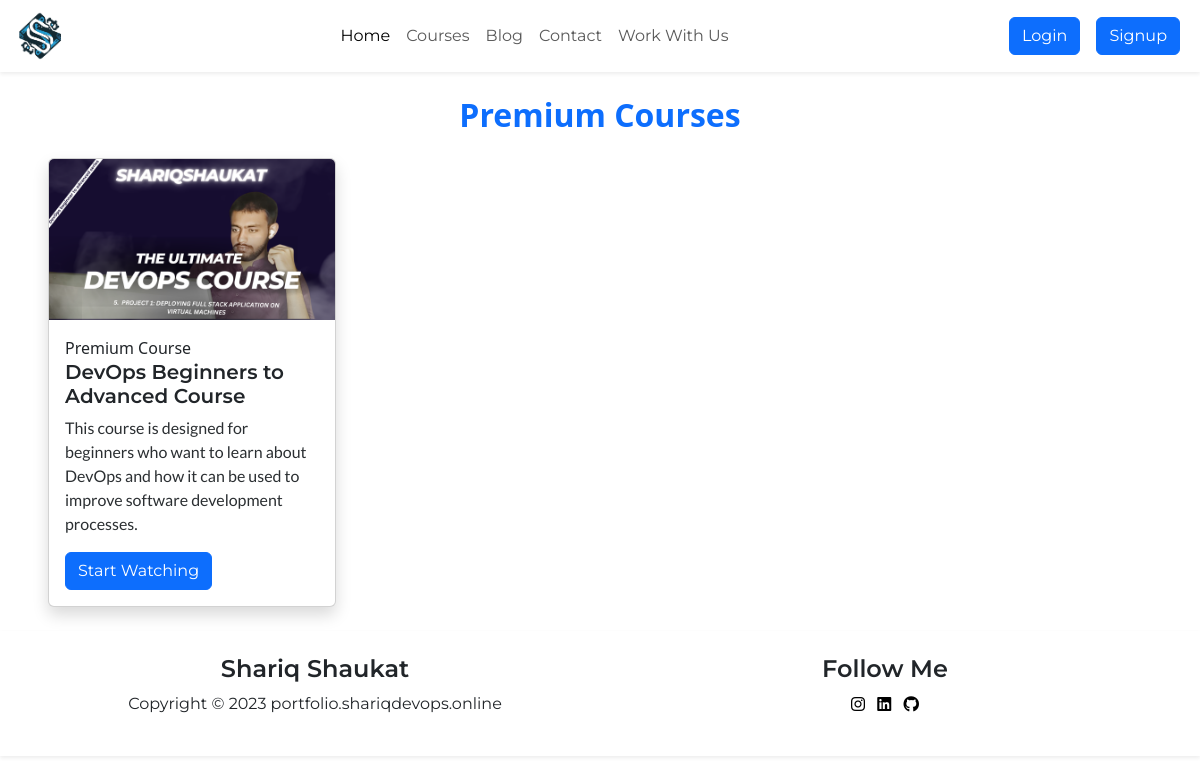
Page /courses/ on the committed database.
### myapp/models.py (models this page shows, shortened)
class RCourse(models.Model):
    title = models.CharField(max_length=100)
    description = models.TextField()
    recommended = models.BooleanField(default=False)  # Add this field
    image = models.ImageField(upload_to='rcourse_images')
    video_link = models.CharField(max_length=200, default='')  # Add this field for video links
    overview = models.TextField(blank=True)
    q_and_a = models.TextField(blank=True)
    announcements = models.TextField(blank=True)

### myapp/views.py (the view)
# urls.py: path('courses/', views.CoursesPage, name='courses'),
def CoursesPage(request):
    all_courses = RCourse.objects.filter(recommended=False)
    return render(request, 'courses.html', {'all_courses': all_courses})

### myapp/templates/courses.html (shortened to what this page needs)
{% extends "base.html" %}
{% block body%}
<h2 class="fs-2 text-primary fw-semibold text-center justify-content-center m-4">Premium Courses</h2>
  <div class="row">
    {% for course in all_courses %}
      <div class="col-md-4 mb-4">
        <div class="card shadow m-auto" style="width: 18rem;">
          <img src="{{ course.image.url }}" class="card-img-top" alt="{{ course.title }}">
          <div class="card-body">
            <span class="fw-light fs-6">{% if course.is_free %}Free{% else %}Premium{% endif %} Course</span>
            <h5 class="card-title fw-semibold" style="font-family: 'Montserrat', sans-serif;">{{ course.title }}</h5>
            <p class="card-text text-secondary-emphasis fw-medium" style="font-family: 'Lato', sans-serif;">{{ course.description }}</p>
            <a href="{% url 'watch_course' course.title %}" class="btn btn-primary" style="font-family: 'Montserrat', sans-serif;">Start Watching</a>
          </div>
        </div>
      </div>
    {% endfor %}
  </div>
{% endblock body%}

### rows in the picture
RCourse: image (picture), title "DevOps Beginners to Advanced Course", description "This course is designed for beginners who want to learn about DevOps and how it can be used to improve software development processes."
